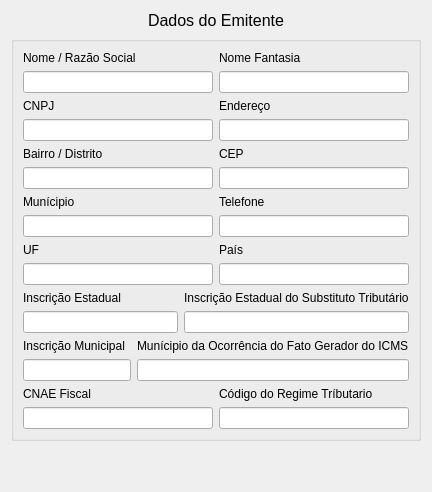
     <widget class="QWidget" name="tab_2">
      <attribute name="title">
       <string>Emitente</string>
      </attribute>
      <layout class="QVBoxLayout" name="verticalLayout_27">
       <item>
        <widget class="QLabel" name="label_2">
         <property name="sizePolicy">
          <sizepolicy hsizetype="Preferred" vsizetype="Maximum">
           <horstretch>0</horstretch>
           <verstretch>0</verstretch>
          </sizepolicy>
         </property>
         <property name="font">
          <font>
           <pointsize>12</pointsize>
          </font>
         </property>
         <property name="text">
          <string>Dados do Emitente</string>
         </property>
         <property name="alignment">
          <set>Qt::AlignCenter</set>
         </property>
        </widget>
       </item>
       <item>
        <widget class="QGroupBox" name="verticalGroupBox">
         <layout class="QVBoxLayout" name="verticalLayout_16">
          <item>
           <layout class="QHBoxLayout" name="horizontalLayout_7">
            <item>
             <layout class="QVBoxLayout" name="verticalLayout_28">
              <item>
               <widget class="QLabel" name="label_11">
                <property name="text">
                 <string>Nome / Razão Social</string>
                </property>
               </widget>
              </item>
              <item>
               <widget class="QLineEdit" name="lineEdit_emitente_razao_social">
                <property name="readOnly">
                 <bool>true</bool>
                </property>
               </widget>
              </item>
             </layout>
            </item>
            <item>
             <layout class="QVBoxLayout" name="verticalLayout_29">
              <item>
               <widget class="QLabel" name="label_22">
                <property name="text">
                 <string>Nome Fantasia</string>
                </property>
               </widget>
              </item>
              <item>
               <widget class="QLineEdit" name="lineEdit_emitente_nome_fantasia">
                <property name="readOnly">
                 <bool>true</bool>
                </property>
               </widget>
              </item>
             </layout>
            </item>
           </layout>
          </item>
          <item>
           <layout class="QHBoxLayout" name="horizontalLayout_15">
            <item>
             <layout class="QVBoxLayout" name="verticalLayout_47">
              <item>
               <widget class="QLabel" name="label_40">
                <property name="text">
                 <string>CNPJ</string>
                </property>
               </widget>
              </item>
              <item>
               <widget class="QLineEdit" name="lineEdit_emitente_cnpj">
                <property name="readOnly">
                 <bool>true</bool>
                </property>
               </widget>
              </item>
             </layout>
            </item>
            <item>
             <layout class="QVBoxLayout" name="verticalLayout_30">
              <item>
               <widget class="QLabel" name="label_23">
                <property name="text">
                 <string>Endereço</string>
                </property>
               </widget>
              </item>
              <item>
               <widget class="QLineEdit" name="lineEdit_emitente_endereco">
                <property name="readOnly">
                 <bool>true</bool>
                </property>
               </widget>
              </item>
             </layout>
            </item>
           </layout>
          </item>
          <item>
           <layout class="QHBoxLayout" name="horizontalLayout_16">
            <item>
             <layout class="QHBoxLayout" name="horizontalLayout_18">
              <item>
               <layout class="QVBoxLayout" name="verticalLayout_48">
                <item>
                 <widget class="QLabel" name="label_41">
                  <property name="text">
                   <string>Bairro / Distrito</string>
                  </property>
                 </widget>
                </item>
                <item>
                 <widget class="QLineEdit" name="lineEdit_emitente_bairro">
                  <property name="readOnly">
                   <bool>true</bool>
                  </property>
                 </widget>
                </item>
               </layout>
              </item>
              <item>
               <layout class="QVBoxLayout" name="verticalLayout_49">
                <item>
                 <widget class="QLabel" name="label_42">
                  <property name="text">
                   <string>CEP</string>
                  </property>
                 </widget>
                </item>
                <item>
                 <widget class="QLineEdit" name="lineEdit_emitente_cep">
                  <property name="readOnly">
                   <bool>true</bool>
                  </property>
                 </widget>
                </item>
               </layout>
              </item>
             </layout>
            </item>
           </layout>
          </item>
          <item>
           <layout class="QHBoxLayout" name="horizontalLayout_17">
            <item>
             <layout class="QHBoxLayout" name="horizontalLayout_19">
              <item>
               <layout class="QVBoxLayout" name="verticalLayout_50">
                <item>
                 <widget class="QLabel" name="label_43">
                  <property name="text">
                   <string>Munícipio</string>
                  </property>
                 </widget>
                </item>
                <item>
                 <widget class="QLineEdit" name="lineEdit_emitente_municipio">
                  <property name="readOnly">
                   <bool>true</bool>
                  </property>
                 </widget>
                </item>
               </layout>
              </item>
              <item>
               <layout class="QVBoxLayout" name="verticalLayout_51">
                <item>
                 <widget class="QLabel" name="label_44">
                  <property name="text">
                   <string>Telefone</string>
                  </property>
                 </widget>
                </item>
                <item>
                 <widget class="QLineEdit" name="lineEdit_emitente_telefone">
                  <property name="readOnly">
                   <bool>true</bool>
                  </property>
                 </widget>
                </item>
               </layout>
              </item>
             </layout>
            </item>
           </layout>
          </item>
          <item>
           <layout class="QHBoxLayout" name="horizontalLayout_14">
            <item>
             <layout class="QHBoxLayout" name="horizontalLayout_20">
              <item>
               <layout class="QVBoxLayout" name="verticalLayout_52">
                <item>
                 <widget class="QLabel" name="label_45">
                  <property name="text">
                   <string>UF</string>
                  </property>
                 </widget>
                </item>
                <item>
                 <widget class="QLineEdit" name="lineEdit_emitente_uf">
                  <property name="readOnly">
                   <bool>true</bool>
                  </property>
                 </widget>
                </item>
               </layout>
              </item>
              <item>
               <layout class="QVBoxLayout" name="verticalLayout_53">
                <item>
                 <widget class="QLabel" name="label_46">
                  <property name="text">
                   <string>País</string>
                  </property>
                 </widget>
                </item>
                <item>
                 <widget class="QLineEdit" name="lineEdit_emitente_pais">
                  <property name="readOnly">
                   <bool>true</bool>
                  </property>
                 </widget>
                </item>
               </layout>
              </item>
             </layout>
            </item>
           </layout>
          </item>
          <item>
           <layout class="QHBoxLayout" name="horizontalLayout_13">
            <item>
             <layout class="QHBoxLayout" name="horizontalLayout_21">
              <item>
               <layout class="QVBoxLayout" name="verticalLayout_54">
                <item>
                 <widget class="QLabel" name="label_47">
                  <property name="text">
                   <string>Inscrição Estadual</string>
                  </property>
                 </widget>
                </item>
                <item>
                 <widget class="QLineEdit" name="lineEdit_emitente_ie">
                  <property name="readOnly">
                   <bool>true</bool>
                  </property>
                 </widget>
                </item>
               </layout>
              </item>
              <item>
               <layout class="QVBoxLayout" name="verticalLayout_55">
                <item>
                 <widget class="QLabel" name="label_48">
                  <property name="text">
                   <string>Inscrição Estadual do Substituto Tributário</string>
                  </property>
                 </widget>
                </item>
                <item>
                 <widget class="QLineEdit" name="lineEdit_emitente_ie_substituto">
                  <property name="readOnly">
                   <bool>true</bool>
                  </property>
                 </widget>
                </item>
               </layout>
              </item>
             </layout>
            </item>
           </layout>
          </item>
          <item>
           <layout class="QHBoxLayout" name="horizontalLayout_8">
            <item>
             <layout class="QHBoxLayout" name="horizontalLayout_22">
              <item>
               <layout class="QVBoxLayout" name="verticalLayout_56">
                <item>
                 <widget class="QLabel" name="label_49">
                  <property name="text">
                   <string>Inscrição Municipal</string>
                  </property>
                 </widget>
                </item>
                <item>
                 <widget class="QLineEdit" name="lineEdit_emitente_insc_municipal">
                  <property name="readOnly">
                   <bool>true</bool>
                  </property>
                 </widget>
                </item>
               </layout>
              </item>
              <item>
               <layout class="QVBoxLayout" name="verticalLayout_57">
                <item>
                 <widget class="QLabel" name="label_50">
                  <property name="text">
                   <string>Munícipio da Ocorrência do Fato Gerador do ICMS</string>
                  </property>
                 </widget>
                </item>
                <item>
                 <widget class="QLineEdit" name="lineEdit_emitente_municipio_de_ocorrencia">
                  <property name="readOnly">
                   <bool>true</bool>
                  </property>
                 </widget>
                </item>
               </layout>
              </item>
             </layout>
            </item>
           </layout>
          </item>
          <item>
           <layout class="QHBoxLayout" name="horizontalLayout_6">
            <item>
             <layout class="QHBoxLayout" name="horizontalLayout_23">
              <item>
               <layout class="QVBoxLayout" name="verticalLayout_58">
                <item>
                 <widget class="QLabel" name="label_51">
                  <property name="text">
                   <string>CNAE Fiscal</string>
                  </property>
                 </widget>
                </item>
                <item>
                 <widget class="QLineEdit" name="lineEdit_emitente_CNAE">
                  <property name="readOnly">
                   <bool>true</bool>
                  </property>
                 </widget>
                </item>
               </layout>
              </item>
              <item>
               <layout class="QVBoxLayout" name="verticalLayout_59">
                <item>
                 <widget class="QLabel" name="label_52">
                  <property name="text">
                   <string>Código do Regime Tríbutario</string>
                  </property>
                 </widget>
                </item>
                <item>
                 <widget class="QLineEdit" name="lineEdit_emitente_codig_regime">
                  <property name="readOnly">
                   <bool>true</bool>
                  </property>
                 </widget>
                </item>
               </layout>
              </item>
             </layout>
            </item>
           </layout>
          </item>
         </layout>
        </widget>
       </item>
       <item>
        <spacer name="verticalSpacer_2">
         <property name="orientation">
          <enum>Qt::Vertical</enum>
         </property>
         <property name="sizeHint" stdset="0">
          <size>
           <width>20</width>
           <height>40</height>
          </size>
         </property>
        </spacer>
       </item>
      </layout>
     </widget>
